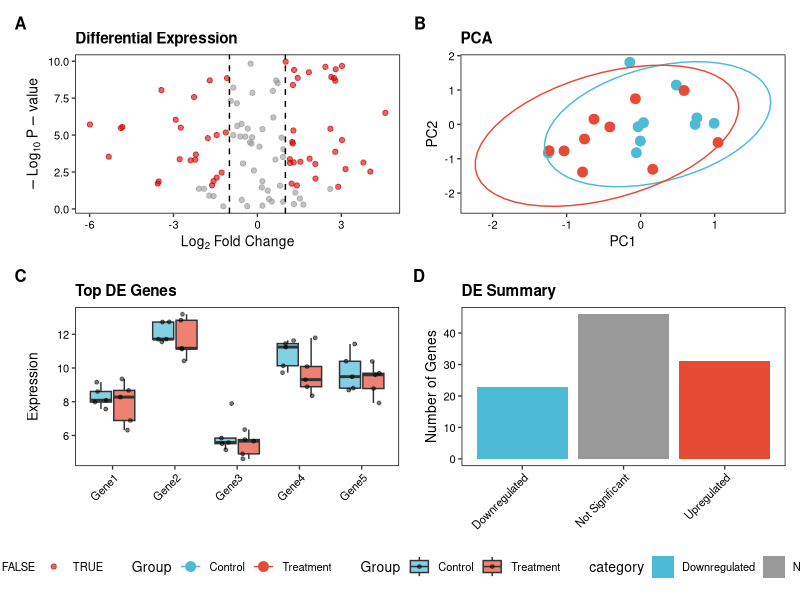
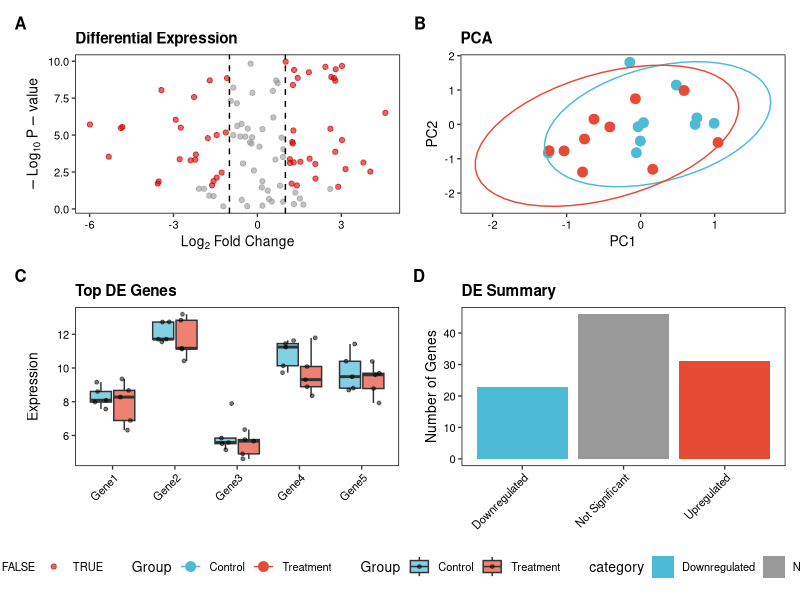

These figures' R source, in order:
library(ggplot2)
library(patchwork)
library(dplyr)

theme_publication <- function(base_size = 10) {
    theme_bw(base_size = base_size) +
    theme(
        panel.grid = element_blank(),
        panel.border = element_rect(color = 'black', linewidth = 0.5),
        axis.text = element_text(color = 'black'),
        strip.background = element_blank(),
        plot.title = element_text(size = 11, face = 'bold')
    )
}

set.seed(42)
n <- 100
df <- data.frame(
    gene = paste0('Gene', 1:n),
    log2FC = rnorm(n, 0, 2),
    pvalue = 10^(-runif(n, 0, 10)),
    expression = rnorm(n, 10, 3),
    group = sample(c('Control', 'Treatment'), n, replace = TRUE)
)
df$padj <- p.adjust(df$pvalue, method = 'BH')
df$significant <- df$padj < 0.05 & abs(df$log2FC) > 1

p_volcano <- ggplot(df, aes(log2FC, -log10(pvalue), color = significant)) +
    geom_point(alpha = 0.6) +
    scale_color_manual(values = c('grey60', 'red3')) +
    geom_vline(xintercept = c(-1, 1), linetype = 'dashed') +
    labs(x = expression(Log[2]~Fold~Change), y = expression(-Log[10]~P-value),
         title = 'Differential Expression') +
    theme_publication() +
    theme(legend.position = 'none')

pca_data <- data.frame(
    PC1 = rnorm(20),
    PC2 = rnorm(20),
    group = rep(c('Control', 'Treatment'), each = 10)
)

p_pca <- ggplot(pca_data, aes(PC1, PC2, color = group)) +
    geom_point(size = 3) +
    stat_ellipse(level = 0.95) +
    scale_color_manual(values = c('Control' = '#4DBBD5', 'Treatment' = '#E64B35')) +
    labs(title = 'PCA', color = 'Group') +
    theme_publication()

expr_df <- data.frame(
    gene = rep(paste0('Gene', 1:5), each = 10),
    expression = c(rnorm(10, 8), rnorm(10, 12), rnorm(10, 6),
                   rnorm(10, 10), rnorm(10, 9)),
    group = rep(c('Control', 'Treatment'), 25)
)

p_boxplot <- ggplot(expr_df, aes(gene, expression, fill = group)) +
    geom_boxplot(alpha = 0.7, outlier.shape = NA) +
    geom_jitter(position = position_jitterdodge(jitter.width = 0.2), alpha = 0.5, size = 1) +
    scale_fill_manual(values = c('Control' = '#4DBBD5', 'Treatment' = '#E64B35')) +
    labs(x = NULL, y = 'Expression', title = 'Top DE Genes', fill = 'Group') +
    theme_publication() +
    theme(axis.text.x = element_text(angle = 45, hjust = 1))

bar_df <- data.frame(
    category = c('Upregulated', 'Downregulated', 'Not Significant'),
    count = c(sum(df$significant & df$log2FC > 0),
              sum(df$significant & df$log2FC < 0),
              sum(!df$significant))
)

p_bar <- ggplot(bar_df, aes(category, count, fill = category)) +
    geom_col() +
    scale_fill_manual(values = c('Upregulated' = '#E64B35', 'Downregulated' = '#4DBBD5',
                                  'Not Significant' = 'grey60')) +
    labs(x = NULL, y = 'Number of Genes', title = 'DE Summary') +
    theme_publication() +
    theme(legend.position = 'none', axis.text.x = element_text(angle = 45, hjust = 1))

combined <- (p_volcano | p_pca) / (p_boxplot | p_bar) +
    plot_annotation(tag_levels = 'A') +
    plot_layout(guides = 'collect') &
    theme(
        plot.tag = element_text(face = 'bold', size = 12),
        legend.position = 'bottom'
    )

ggsave('Figure1.pdf', combined, width = 10, height = 8, units = 'in')
ggsave('Figure1.png', combined, width = 10, height = 8, units = 'in', dpi = 300)

message('Figure saved: Figure1.pdf and Figure1.png')
